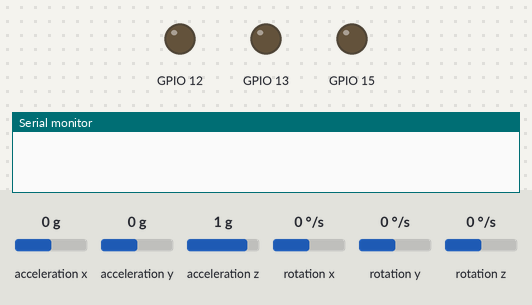
This program was run on a simulated ESP32. On the bench: output pins drawn as LEDs (lit = HIGH), the last lines printed to the serial monitor. The inputs (shaded band) are chosen by the test bench; at power-on: acceleration x 0 g, acceleration y 0 g, acceleration z 1 g, rotation x 0 °/s, rotation y 0 °/s, rotation z 0 °/s.

Above: at 0.0 s.
At 0.9 s:
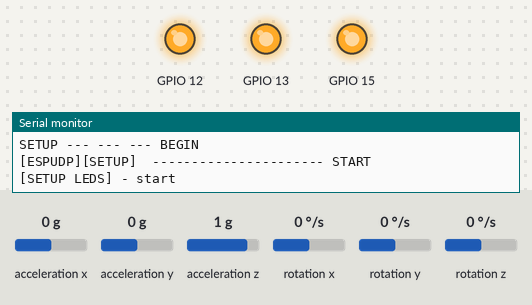
At 1.7 s:
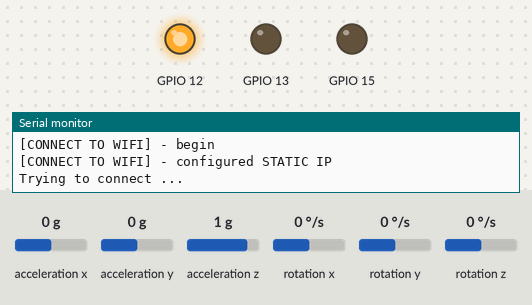
At 3.0 s:
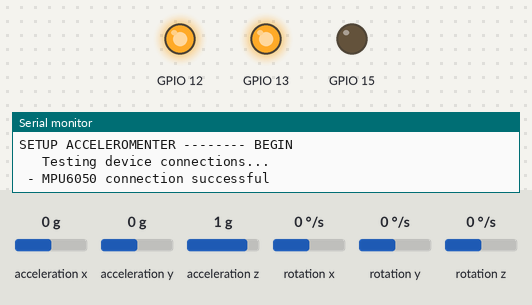
Timing chart, 0 to 4.5 s (numbered marks = the images above):
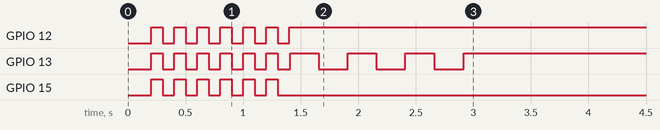

The program:

main.cpp
```cpp
#include <Arduino.h>
#include <EspChannel.h>


// ______________________________________________________________________________________________ PARAMETERS

//Static IP address configuration
//      ROBOT IPS
// IP = 192.168.0.6 -> SIID
// IP = 192.168.0.7 -> BLACKWING
// IP = 192.168.0.8 -> SONOMA
//      ESP IPS
// IP = 192.168.0.40 -> ACC 1
// IP = 192.168.0.41 -> ACC 2
// IP = 192.168.0.50 -> SONAR 1

const IPAddress staticIP(192, 168, 0, 40);  // this device static IP


// ______________________________________________________________________________________________ ESP CHANNEL


// ---------- ACCELEROMETER

int accPinA = 18;
int accPinB = 19;
AccEspChannel espChannel(staticIP, accPinA, accPinB);


// ---------- SONAR

// uint8_t sonarPinA = 18;
// uint8_t sonarPinB = 19;
// SonarEspChannel espChannel(staticIP, sonarPinA, sonarPinB);


// ______________________________________________________________________________________________ MAIN

void setup() {

  // SERIAL
  Serial.begin(115200);
  delay(200);
  Serial.println("SETUP --- --- --- BEGIN");

  // SETUP ESP CHANNEL
  espChannel.setup();
  delay(200);

  // wait for a few seconds before starting
  delay(100);
  Serial.println("SETUP --- --- --- COMPLETE");
}

void loop() {

  espChannel.loop();
}
```
